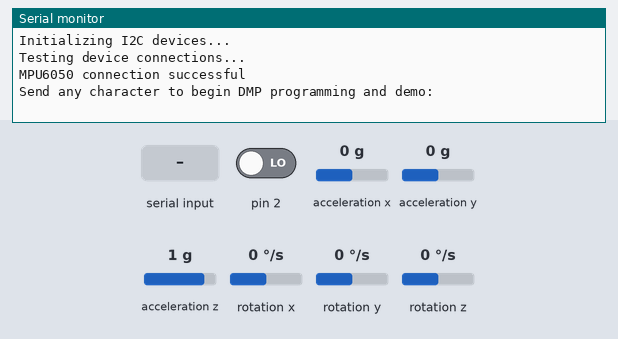
This sketch was run on a simulated Arduino Uno, built with avr-gcc and run on an emulated ATmega328P. Shown: the last lines printed to the serial monitor. The test bench sets the inputs (shaded band); at power-on: acceleration x 0 g, acceleration y 0 g, acceleration z 1 g, rotation z 0 °/s, pin 2 LOW, rotation x 0 °/s, rotation y 0 °/s. The sensor or clock chip raises its interrupt line as the real part does.

Above: at 0.9 s.
1.0 s: "1" received over Serial
At 1.7 s:
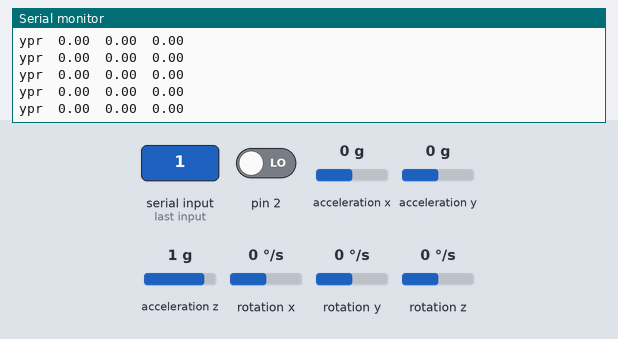
3.0 s: acceleration x set to 0.8 g
At 4.0 s:
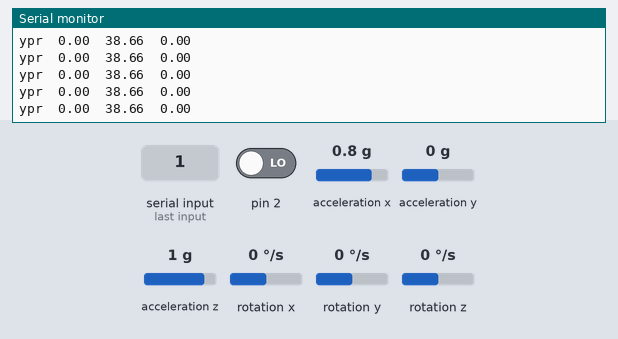
6.0 s: acceleration y set to -1.4 g
At 6.6 s:
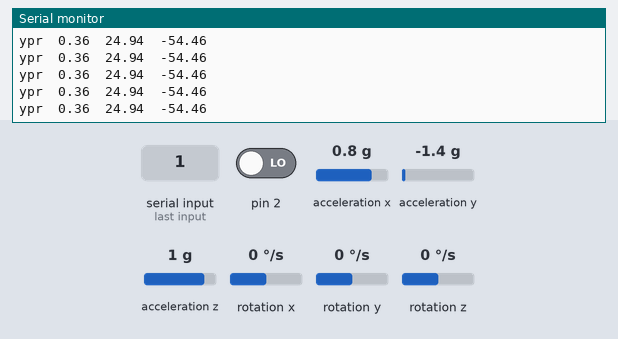
7.5 s: acceleration z set to -1.4 g
At 8.1 s:
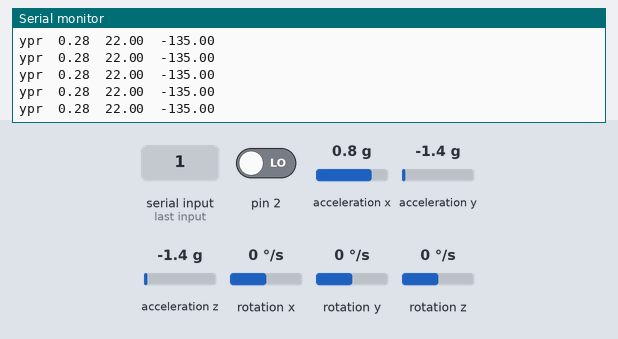
9.0 s: acceleration x set to 0 g
At 9.6 s:
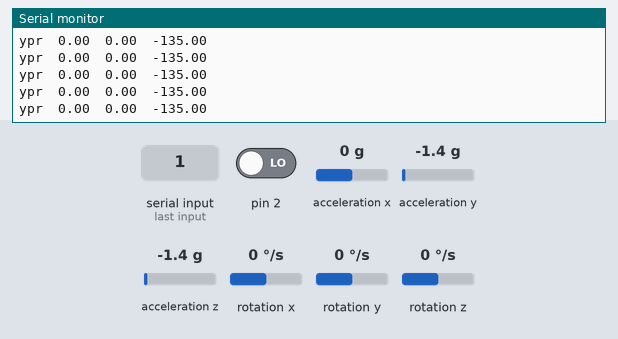
12.0 s: rotation z set to -192 °/s
At 13.1 s:
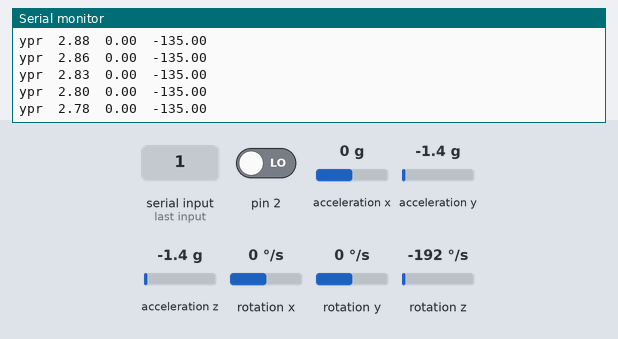
Timing chart, 0 to 14.5 s (numbered marks = the images above; inputs shaded):
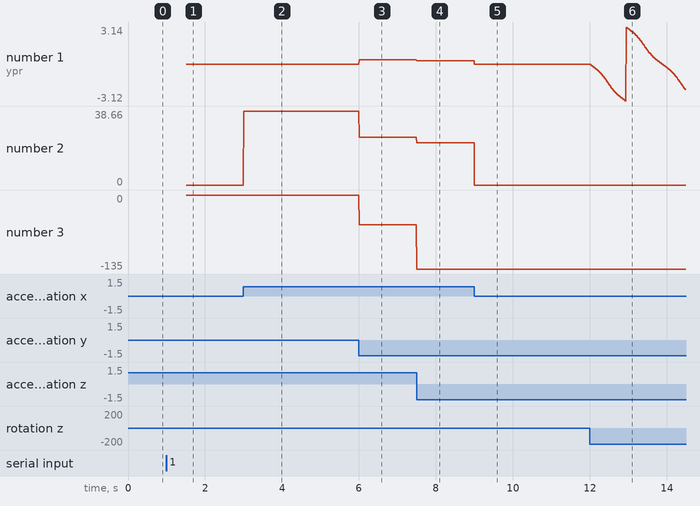

Measured:
- after the input at 1.0 s, the serial monitor: prints a new line at once (image 1)
- after the input at 3.0 s, the serial monitor: prints a new line at once (image 2)
- after the input at 6.0 s, the serial monitor: prints a new line at once (image 3)
- after the input at 7.5 s, the serial monitor: prints a new line at once (image 4)
- after the input at 9.0 s, the serial monitor: prints a new line at once (image 5)
- after the input at 12.0 s, the serial monitor: prints a new line at once (image 6)
- plotted number 1: 0 → 0.36 after the input at 6.0 s, 0.36 → 0.28 after the input at 7.5 s, 0.28 → 0 after the input at 9.0 s, 0 → -2.17 after the input at 12.0 s
- plotted number 2: 0 → 38.66 after the input at 3.0 s, 38.66 → 24.94 after the input at 6.0 s, 24.94 → 22 after the input at 7.5 s, 22 → 0 after the input at 9.0 s

The sketch:

MPU6050_Edited.ino
```cpp
/*
 * Ethan and Zane
 * 8/12/14
 * Arduino Quadcopter IMU Test
 */

//Includes
#include "I2Cdev.h"
#include "MPU6050_6Axis_MotionApps20.h"
#include "Wire.h"

MPU6050 mpu;

// Yaw/pitch/roll angles (in degrees) calculated from the quaternions coming
// from the FIFO. Note this also requires gravity vector calculations.
// Also note that yaw/pitch/roll angles suffer from gimbal lock (for
// more info, see: http://en.wikipedia.org/wiki/Gimbal_lock)
#define OUTPUT_READABLE_YAWPITCHROLL

// MPU control/status vars
bool dmpReady = false;  // set true if DMP init was successful
uint8_t mpuIntStatus;   // holds actual interrupt status byte from MPU
uint8_t devStatus;      // return status after each device operation (0 = success, !0 = error)
uint16_t packetSize;    // expected DMP packet size (default is 42 bytes)
uint16_t fifoCount;     // count of all bytes currently in FIFO
uint8_t fifoBuffer[64]; // FIFO storage buffer

// orientation/motion vars
Quaternion q;           // [w, x, y, z]         quaternion container
VectorInt16 aa;         // [x, y, z]            accel sensor measurements
VectorInt16 aaReal;     // [x, y, z]            gravity-free accel sensor measurements
VectorInt16 aaWorld;    // [x, y, z]            world-frame accel sensor measurements
VectorFloat gravity;    // [x, y, z]            gravity vector
float ypr[3];           // [yaw, pitch, roll]   yaw/pitch/roll container and gravity vector

// ================================================================
// ===               INTERRUPT DETECTION ROUTINE                ===
// ================================================================

volatile bool mpuInterrupt = false;     // indicates whether MPU interrupt pin has gone high
void dmpDataReady() {
    mpuInterrupt = true;
}

// ================================================================
// ===                      INITIAL SETUP                       ===
// ================================================================

void setup() {
    Serial.begin(115200);
    // join I2C bus (I2Cdev library doesn't do this automatically)
    Wire.begin();
    TWBR = 24; // 400kHz I2C clock (200kHz if CPU is 8MHz)

    // initialize device
    Serial.println(F("Initializing I2C devices..."));
    mpu.initialize();

    // verify connection
    Serial.println(F("Testing device connections..."));
    Serial.println(mpu.testConnection() ? F("MPU6050 connection successful") : F("MPU6050 connection failed"));

    // wait for ready
    Serial.println(F("\nSend any character to begin DMP programming and demo: "));
    while (Serial.available() && Serial.read()); // empty buffer
    while (!Serial.available());                 // wait for data
    while (Serial.available() && Serial.read()); // empty buffer again

    // load and configure the DMP
    Serial.println(F("Initializing DMP..."));
    devStatus = mpu.dmpInitialize();

    // make sure it worked (returns 0 if so)
    if (devStatus == 0) {
        // turn on the DMP, now that it's ready
        Serial.println(F("Enabling DMP..."));
        mpu.setDMPEnabled(true);

        // enable Arduino interrupt detection
        Serial.println(F("Enabling interrupt detection (Arduino external interrupt 0)..."));
        attachInterrupt(0, dmpDataReady, RISING);
        mpuIntStatus = mpu.getIntStatus();

        // set our DMP Ready flag so the main loop() function knows it's okay to use it
        Serial.println(F("DMP ready! Waiting for first interrupt..."));
        dmpReady = true;

        // get expected DMP packet size for later comparison
        packetSize = mpu.dmpGetFIFOPacketSize();
    } else {
        // ERROR!
        // 1 = initial memory load failed
        // 2 = DMP configuration updates failed
        // (if it's going to break, usually the code will be 1)
        Serial.print(F("DMP Initialization failed (code "));
        Serial.print(devStatus);
        Serial.println(F(")"));
    }
}

// ================================================================
// ===                    MAIN PROGRAM LOOP                     ===
// ================================================================

void loop() {
    // if programming failed, don't try to do anything
    if (!dmpReady) return;

    // wait for MPU interrupt or extra packet(s) available
    while (!mpuInterrupt && fifoCount < packetSize) {
        // other program behavior stuff here
        // .
        // .
        // .
        // if you are really paranoid you can frequently test in between other
        // stuff to see if mpuInterrupt is true, and if so, "break;" from the
        // while() loop to immediately process the MPU data
        // .
        // .
        // .
    }

    // reset interrupt flag and get INT_STATUS byte
    mpuInterrupt = false;
    mpuIntStatus = mpu.getIntStatus();

    // get current FIFO count
    fifoCount = mpu.getFIFOCount();

    // check for overflow (this should never happen unless our code is too inefficient)
    if ((mpuIntStatus & 0x10) || fifoCount == 1024) {
        // reset so we can continue cleanly
        mpu.resetFIFO();
        //Serial.println(F("FIFO overflow!")); Uncomment if you want it to print overflow

    // otherwise, check for DMP data ready interrupt (this should happen frequently)
    } else if (mpuIntStatus & 0x02) {
        // wait for correct available data length, should be a VERY short wait
        while (fifoCount < packetSize) fifoCount = mpu.getFIFOCount();

        // read a packet from FIFO
        mpu.getFIFOBytes(fifoBuffer, packetSize);

        // track FIFO count here in case there is > 1 packet available
        // (this lets us immediately read more without waiting for an interrupt)
        fifoCount -= packetSize;


        // display Euler angles in radians
        mpu.dmpGetQuaternion(&q, fifoBuffer);
        mpu.dmpGetGravity(&gravity, &q);
        mpu.dmpGetYawPitchRoll(ypr, &q, &gravity);
        Serial.print("ypr\t");
        Serial.print(ypr[0]);
        Serial.print("\t");
        Serial.print((180/PI)*ypr[1]);
        Serial.print("\t");
        Serial.println((180/PI)*ypr[2]);
    }
}
```
